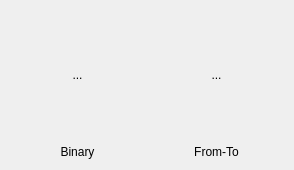
<?xml version="1.0" encoding="UTF-8"?>
<ui version="4.0">
 <class>DialogPBCD</class>
 <widget class="QDialog" name="DialogPBCD">
  <property name="geometry">
   <rect>
    <x>0</x>
    <y>0</y>
    <width>294</width>
    <height>170</height>
   </rect>
  </property>
  <property name="windowTitle">
   <string>Pixel-based change detection</string>
  </property>
  <layout class="QGridLayout" name="gridLayout">
   <item row="1" column="0">
    <widget class="QLabel" name="label_3">
     <property name="text">
      <string>Binary</string>
     </property>
     <property name="alignment">
      <set>Qt::AlignCenter</set>
     </property>
     <property name="buddy">
      <cstring>toolButtonBinary</cstring>
     </property>
    </widget>
   </item>
   <item row="1" column="1">
    <widget class="QLabel" name="label_4">
     <property name="text">
      <string>From-To</string>
     </property>
     <property name="alignment">
      <set>Qt::AlignCenter</set>
     </property>
     <property name="buddy">
      <cstring>toolButtonFromTo</cstring>
     </property>
    </widget>
   </item>
   <item row="0" column="0">
    <widget class="QToolButton" name="toolButtonBinary">
     <property name="sizePolicy">
      <sizepolicy hsizetype="Expanding" vsizetype="Expanding">
       <horstretch>0</horstretch>
       <verstretch>0</verstretch>
      </sizepolicy>
     </property>
     <property name="text">
      <string>...</string>
     </property>
     <property name="icon">
      <iconset resource="../../resource.qrc">
       <normaloff>:/Icon/2.png</normaloff>:/Icon/2.png</iconset>
     </property>
     <property name="iconSize">
      <size>
       <width>128</width>
       <height>128</height>
      </size>
     </property>
     <property name="autoRaise">
      <bool>true</bool>
     </property>
    </widget>
   </item>
   <item row="0" column="1">
    <widget class="QToolButton" name="toolButtonFromTo">
     <property name="sizePolicy">
      <sizepolicy hsizetype="Expanding" vsizetype="Expanding">
       <horstretch>0</horstretch>
       <verstretch>0</verstretch>
      </sizepolicy>
     </property>
     <property name="text">
      <string>...</string>
     </property>
     <property name="icon">
      <iconset resource="../../resource.qrc">
       <normaloff>:/Icon/2+.png</normaloff>:/Icon/2+.png</iconset>
     </property>
     <property name="iconSize">
      <size>
       <width>128</width>
       <height>128</height>
      </size>
     </property>
     <property name="autoRaise">
      <bool>true</bool>
     </property>
    </widget>
   </item>
  </layout>
 </widget>
 <resources>
  <include location="../../resource.qrc"/>
 </resources>
 <connections/>
</ui>
